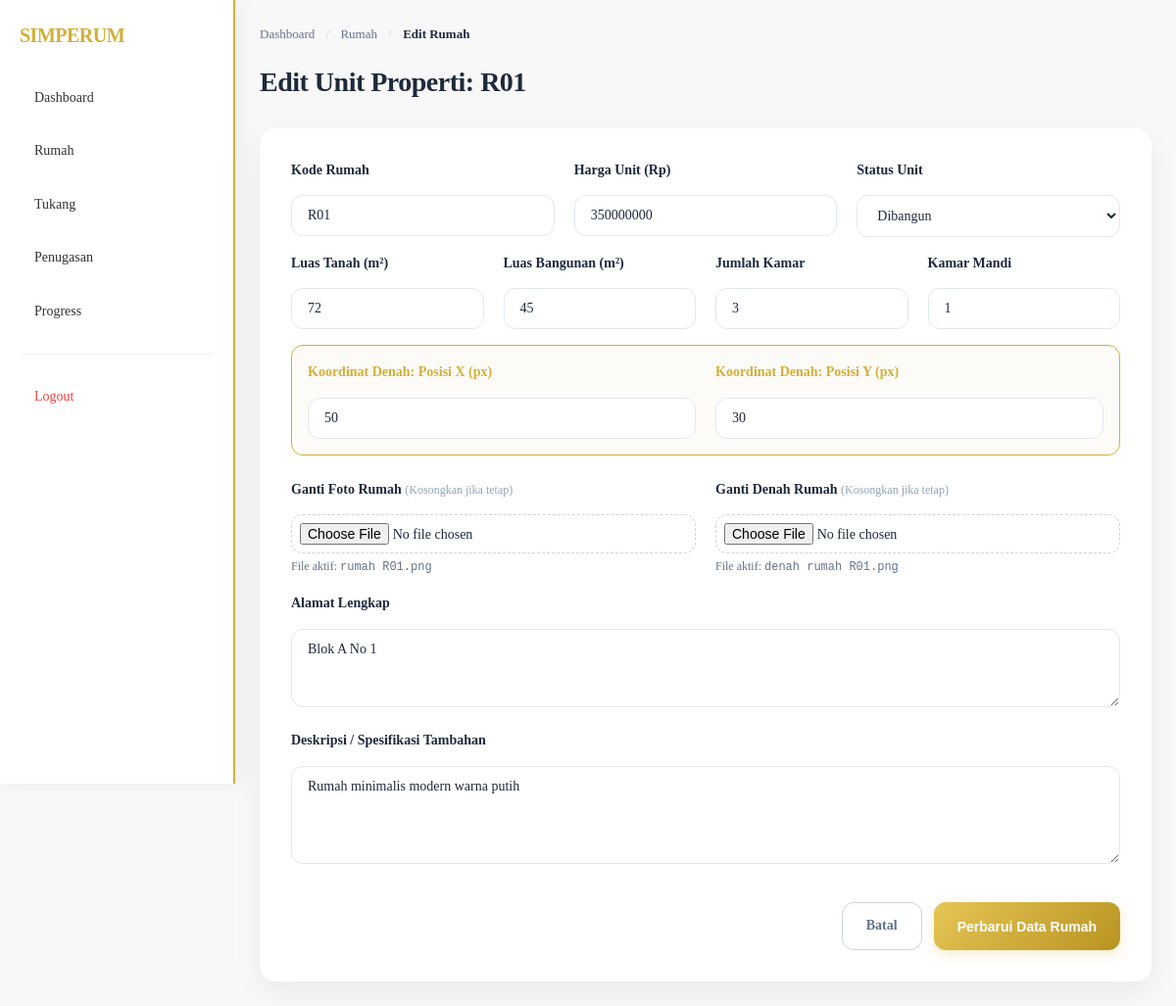
The app's page /admin/edit_rumah.php?id=1 (signed in) with its own data.
### tables this page shows
CREATE TABLE `rumah` (
  `id_rumah` int(11) NOT NULL,
  `kode_rumah` varchar(10) NOT NULL,
  `alamat` text NOT NULL,
  `luas_tanah` int(11) NOT NULL,
  `luas_bangunan` int(11) NOT NULL,
  `jumlah_kamar` int(11) NOT NULL,
  `jumlah_kamar_mandi` int(11) NOT NULL,
  `harga` bigint(20) NOT NULL,
  `status` enum('tersedia','dipesan','dibangun','terjual') DEFAULT 'tersedia',
  `foto_rumah` varchar(255) DEFAULT NULL,
  `denah_rumah` varchar(255) DEFAULT NULL,
  `deskripsi` text DEFAULT NULL,
  `posisi_x` int(11) DEFAULT 0,
  `posisi_y` int(11) DEFAULT 0
);

### admin/edit_rumah.php (the view, shortened to what this page needs)
<?php
include '../config/koneksi.php';
$id = $_GET['id'];
$query = mysqli_query($conn, "SELECT * FROM rumah WHERE id_rumah='$id'");
$data = mysqli_fetch_assoc($query);
?>
<!DOCTYPE html>
<html lang="id">
<head>
    <link rel="stylesheet" href="../css/style.css">
</head>
<body>
<div class="sidebar" id="sidebarMenu">
    <h2>SIMPERUM</h2>
    <a href="dashboard.php">Dashboard</a>
    <a href="rumah.php">Rumah</a>
    <a href="tukang.php">Tukang</a>
    <a href="penugasan.php">Penugasan</a>
    <a href="progress.php">Progress</a>
    <hr style="border: 0; border-top: 1px solid #f1f5f9; margin: 20px 0;">
    <a href="../logout.php" style="color: #ef4444;">Logout</a>
</div>
<div class="content">
    <div class="breadcrumb">
        <a href="dashboard.php" style="text-decoration: none; color: #64748b;">Dashboard</a>
        <span style="margin: 0 8px; color: #cbd5e1;">/</span>
        <a href="rumah.php" style="text-decoration: none; color: #64748b;">Rumah</a>
        <span style="margin: 0 8px; color: #cbd5e1;">/</span>
        <span style="color: #1e293b; font-weight: 600;">Edit Rumah</span>
    </div>
    <h2 style="font-size: 28px; font-weight: 700; color: #1e293b; margin-bottom: 24px; letter-spacing: -0.5px;">
        Edit Unit Properti: <?= $data['kode_rumah']; ?>
    </h2>
    <div class="form-container">
        <form method="POST" enctype="multipart/form-data">
            <div style="display: grid; grid-template-columns: repeat(auto-fit, minmax(200px, 1fr)); gap: 20px; margin-bottom: 16px;">
                <div>
                    <label style="font-weight: 600; color: #1e293b; font-size: 14px;">Kode Rumah</label>
                    <input type="text" name="kode_rumah" value="<?= $data['kode_rumah']; ?>" required>
                </div>
                <div>
                    <label style="font-weight: 600; color: #1e293b; font-size: 14px;">Harga Unit (Rp)</label>
                    <input type="number" name="harga" value="<?= $data['harga']; ?>" required>
                </div>
                <div>
                    <label style="font-weight: 600; color: #1e293b; font-size: 14px;">Status Unit</label>
                    <select name="status">
                        <option value="dibangun" <?= ($data['status'] == 'dibangun') ? 'selected' : ''; ?>>Dibangun</option>
                    </select>
                </div>
            </div>
            <div style="display: grid; grid-template-columns: repeat(auto-fit, minmax(130px, 1fr)); gap: 20px; margin-bottom: 16px;">
                <div>
                    <label style="font-weight: 600; color: #1e293b; font-size: 14px;">Luas Tanah (m²)</label>
                    <input type="number" name="luas_tanah" value="<?= $data['luas_tanah']; ?>" required>
                </div>
                <div>
                    <label style="font-weight: 600; color: #1e293b; font-size: 14px;">Luas Bangunan (m²)</label>
                    <input type="number" name="luas_bangunan" value="<?= $data['luas_bangunan']; ?>" required>
                </div>
                <div>
                    <label style="font-weight: 600; color: #1e293b; font-size: 14px;">Jumlah Kamar</label>
                    <input type="number" name="jumlah_kamar" value="<?= $data['jumlah_kamar']; ?>" required>
                </div>
                <div>
                    <label style="font-weight: 600; color: #1e293b; font-size: 14px;">Kamar Mandi</label>
                    <input type="number" name="jumlah_kamar_mandi" value="<?= $data['jumlah_kamar_mandi']; ?>" required>
                </div>
            </div>
            <div style="display: grid; grid-template-columns: repeat(auto-fit, minmax(200px, 1fr)); gap: 20px; margin-bottom: 24px; background: #fdfbf7; padding: 16px; border-radius: var(--radius-md); border: 1px solid var(--primary-gold);">
                <div>
                    <label style="font-weight: 700; color: var(--primary-gold); font-size: 14px;">Koordinat Denah: Posisi X (px)</label>
                    <input type="number" name="posisi_x" value="<?= $data['posisi_x']; ?>" required>
                </div>
                <div>
                    <label style="font-weight: 700; color: var(--primary-gold); font-size: 14px;">Koordinat Denah: Posisi Y (px)</label>
                    <input type="number" name="posisi_y" value="<?= $data['posisi_y']; ?>" required>
                </div>
            </div>
            <div style="display: grid; grid-template-columns: repeat(auto-fit, minmax(280px, 1fr)); gap: 20px; margin-bottom: 16px;">
                <div>
                    <label style="font-weight: 600; color: #1e293b; font-size: 14px;">Ganti Foto Rumah <span style="font-size:12px; color:#94a3b8; font-weight:400;">(Kosongkan jika tetap)</span></label>
                    <input type="file" name="foto_rumah" style="border: 1px dashed #cbd5e1; padding: 8px;">
                    <p style="font-size: 12px; color: #64748b; margin-top: 4px; margin-bottom: 0;">File aktif: <code><?= $data['foto_rumah']; ?></code></p>
                </div>
                <div>
                    <label style="font-weight: 600; color: #1e293b; font-size: 14px;">Ganti Denah Rumah <span style="font-size:12px; color:#94a3b8; font-weight:400;">(Kosongkan jika tetap)</span></label>
                    <input type="file" name="denah_rumah" style="border: 1px dashed #cbd5e1; padding: 8px;">
                    <p style="font-size: 12px; color: #64748b; margin-top: 4px; margin-bottom: 0;">File aktif: <code><?= $data['denah_rumah']; ?></code></p>
                </div>
            </div>
            <div style="margin-bottom: 16px;">
                <label style="font-weight: 600; color: #1e293b; font-size: 14px;">Alamat Lengkap</label>
                <textarea name="alamat" style="height: 80px; resize: vertical;" required><?= $data['alamat']; ?></textarea>
            </div>
            <div style="margin-bottom: 32px;">
                <label style="font-weight: 600; color: #1e293b; font-size: 14px;">Deskripsi / Spesifikasi Tambahan</label>
                <textarea name="deskripsi" style="height: 100px; resize: vertical;"><?= $data['deskripsi']; ?></textarea>
            </div>
            <div class="btn-group" style="display: flex; gap: 12px; justify-content: flex-end;">
                <a href="rumah.php" class="btn" style="background: transparent; border: 1px solid #cbd5e1; color: #64748b; box-shadow: none;">Batal</a>
                <button type="submit" name="update" class="btn">Perbarui Data Rumah</button>
            </div>
        </form>
    </div>
</div>
</body>
</html>

### css/style.css (style rules this page uses)
:root { --primary-gold: #d4af37; --gold-gradient: linear-gradient(135deg, #e6c655, #b89322); --gold-light: rgba(212, 175, 55, 0.1); --text-main: #1e293b; --text-muted: #64748b; --bg-main: #f8fafc; --bg-card: #ffffff; --border-color: #e2e8f0; --radius-sm: 8px; --radius-md: 12px; --radius-lg: 16px; --shadow-sm: 0 2px 8px rgba(0, 0, 0, 0.04); --shadow-md: 0 10px 30px rgba(0, 0, 0, 0.06); --shadow-lg: 0 20px 40px rgba(212, 175, 55, 0.12); }
* { box-sizing: border-box; margin: 0; padding: 0; }
body { font-family: 'Plus Jakarta Sans', 'Segoe UI', sans-serif; background-color: var(--bg-main); color: var(--text-main); line-height: 1.6; -webkit-font-smoothing: antialiased; }
.sidebar { width: 260px; height: 100vh; position: fixed; top: 0; left: 0; background: var(--bg-card); border-right: 1px solid var(--border-color); padding: 32px 24px; overflow-y: auto; z-index: 90; }
.sidebar h2 { color: var(--primary-gold); margin-bottom: 32px; font-size: 20px; font-weight: 700; letter-spacing: -0.5px; }
.sidebar a { display: flex; align-items: center; padding: 12px 16px; margin-top: 8px; text-decoration: none; color: var(--text-muted); border-radius: var(--radius-md); font-weight: 500; font-size: 14px; transition: all 0.3s cubic-bezier(0.4, 0, 0.2, 1); }
.content { margin-left: 260px; padding: 40px; }
.btn { display: inline-flex; align-items: center; justify-content: center; padding: 12px 24px; border-radius: var(--radius-md); background: var(--gold-gradient); color: #ffffff; text-decoration: none; font-weight: 600; font-size: 14px; border: none; cursor: pointer; box-shadow: 0 4px 14px rgba(212, 175, 55, 0.25); transition: all 0.3s cubic-bezier(0.4, 0, 0.2, 1); }
input, select, textarea { width: 100%; padding: 12px 16px; margin-top: 8px; border-radius: var(--radius-md); border: 1px solid var(--border-color); outline: none; background: var(--bg-card); font-family: inherit; font-size: 14px; color: var(--text-main); transition: all 0.2s ease; }
.breadcrumb { font-size: 13px; font-weight: 500; color: var(--text-muted); margin-bottom: 16px; }

### admin/edit_rumah.php (style rules this page uses)
body { margin: 0; background: #f8f8f8; font-family: inherit; }
.sidebar { width: 240px; height: 100vh; position: fixed; top: 0; left: 0; background: white; border-right: 2px solid #d4af37; padding: 20px; box-shadow: 5px 0 20px rgba(0,0,0,0.05); box-sizing: border-box; transition: transform 0.3s ease-in-out; z-index: 1000; }
.sidebar h2 { color: #d4af37; margin: 0 0 25px 0; }
.sidebar a { display: block; padding: 12px 15px; margin-top: 8px; text-decoration: none; color: #333; border-radius: 8px; transition: 0.3s; font-weight: 500; }
.content { margin-left: 240px; padding: 25px; box-sizing: border-box; transition: margin-left 0.3s ease-in-out; }
.form-container { background: white; padding: 32px; border-radius: var(--radius-lg); box-shadow: var(--shadow-md); }
select, input, textarea { width: 100%; box-sizing: border-box; }
label { display: block; margin-bottom: 6px; }

### records on screen
rumah: kode_rumah "R01", harga "350000000", status "Dibangun", luas_tanah "72", luas_bangunan "45", jumlah_kamar "3", jumlah_kamar_mandi "1", posisi_x "50", posisi_y "30", foto_rumah "rumah R01.png", denah_rumah "denah rumah R01.png", alamat "Blok A No 1", deskripsi "Rumah minimalis modern warna putih"
